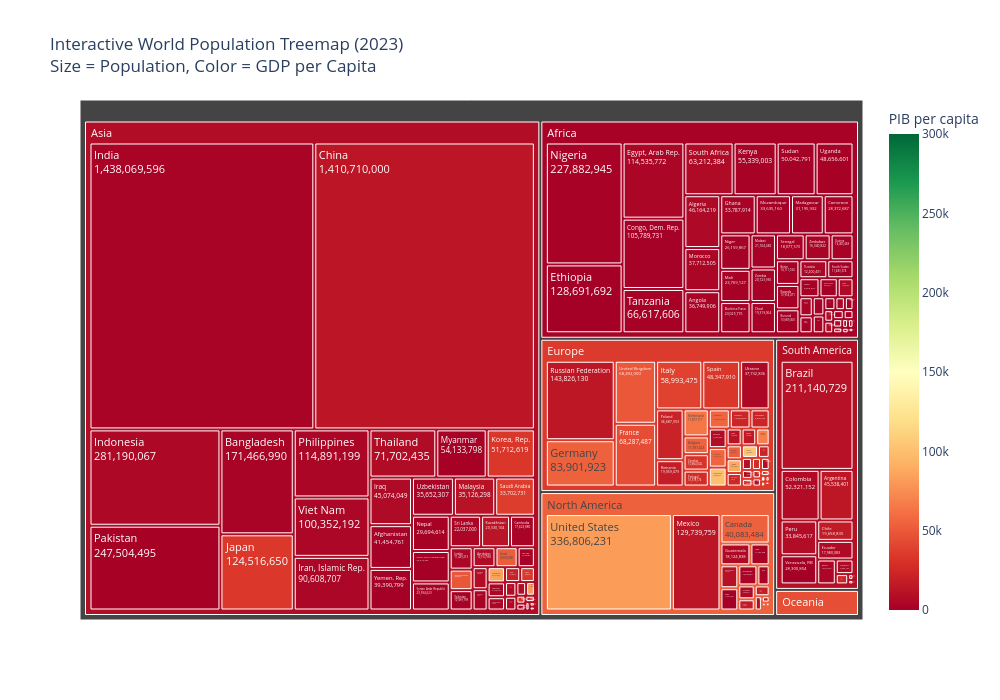

Notebook source saved alongside this figure:
### Code cell
print("Creating interactive Treemap with Plotly...")

# Clean and prepare
df_plotly = df.copy()
df_plotly['PIB per capita'] = df_plotly['PIB 2023 (USD corrientes)'] / df_plotly['Poblacion Total 2023']

# Calcular rangos de color
min_pib = df_plotly['PIB per capita'].min()
max_pib = df_plotly['PIB per capita'].max()

# Treemap con rango de color ajustado
fig = px.treemap(
    df_plotly,
    path=['Continente', 'País'],
    values='Poblacion Total 2023',
    color='PIB per capita',
    hover_data=['Poblacion Total 2023', 'PIB 2023 (USD corrientes)', 'PIB per capita'],
    color_continuous_scale='RdYlGn',
    range_color=[min_pib, max_pib_rounded],  # <<< rango personalizado
    title='Interactive World Population Treemap (2023)<br>Size = Population, Color = GDP per Capita'
)

fig.update_traces(textinfo="label+value", textfont_size=11)
fig.update_layout(height=700, width=1000)
fig.show()

print("Interactive Treemap completed!")
print("Click on continents to zoom in.")

### Figure 1 — Plotly figure (JSON) as saved in the notebook; plotly's stock layout.template omitted (floating-point values rounded to 4 significant figures; data arrays with more than 128 entries replaced by an {"elided": "..."} marker saying what was removed)
{"data": [{"branchvalues": "total", "customdata": {"elided": "196x4 mixed values"}, "domain": {"x": [0, 1], "y": [0, 1]}, "hovertemplate": "labels=%{label}<br>Poblacion Total 2023=%{customdata[0]}<br>parent=%{parent}<br>id=%{id}<br>PIB 2023 (USD corrientes)=%{customdata[1]}<br>PIB per capita=%{color}<extra></extra>", "ids": {"elided": "196 str values"}, "labels": {"elided": "196 str values"}, "marker": {"coloraxis": "coloraxis", "colors": {"elided": "196 float values"}}, "name": "", "parents": {"elided": "196 str values"}, "textfont": {"size": 11}, "textinfo": "label+value", "type": "treemap", "values": {"elided": "196 int values"}}], "layout": {"coloraxis": {"cmax": 300000, "cmin": 0, "colorbar": {"title": {"text": "PIB per capita"}}, "colorscale": [[0, "rgb(165,0,38)"], [0.1, "rgb(215,48,39)"], [0.2, "rgb(244,109,67)"], [0.3, "rgb(253,174,97)"], [0.4, "rgb(254,224,139)"], [0.5, "rgb(255,255,191)"], [0.6, "rgb(217,239,139)"], [0.7, "rgb(166,217,106)"], [0.8, "rgb(102,189,99)"], [0.9, "rgb(26,152,80)"], [1, "rgb(0,104,55)"]]}, "height": 700, "legend": {"tracegroupgap": 0}, "title": {"text": "Interactive World Population Treemap (2023)<br>Size = Population, Color = GDP per Capita"}, "width": 1000}}
